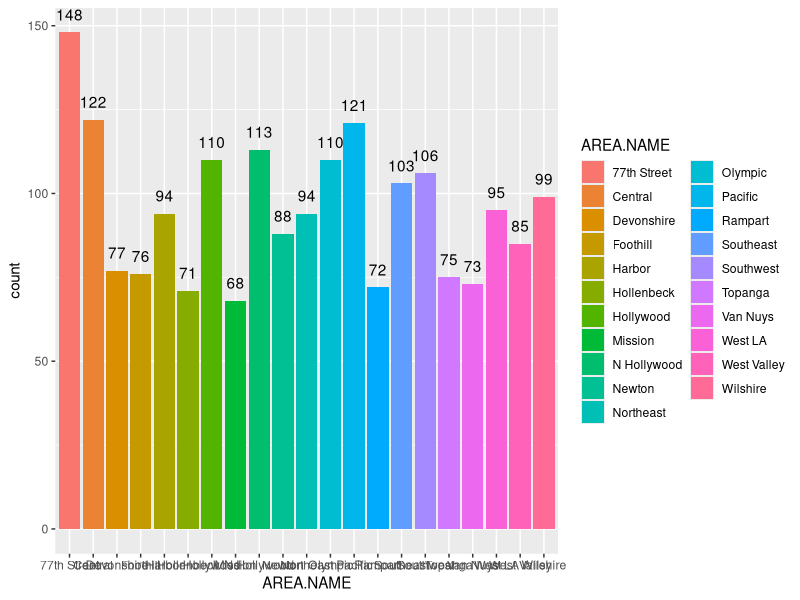
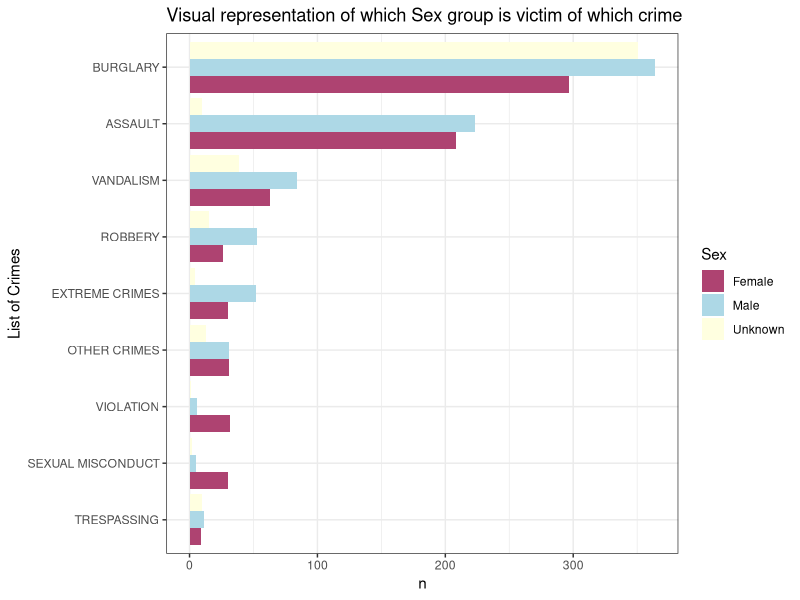

These figures' R source, in order:
## ---- chunk 1
library(tidyverse)
## ---- chunk 2
data<-read.csv("Subset_data.csv")
## ---- chunk 3
#count total missing values in each column of data frame
sapply(data, function(x) sum(is.na(x)))
## ---- chunk 4
ggplot(data, aes(x = AREA.NAME, fill=AREA.NAME)) + 
  geom_histogram(aes(y = ..count..), stat = "count", 
                                    binwidth = 1,
                                    bins = 3,
                                    origin = 1,
                                    right = TRUE) + 
  geom_text(stat='count', aes(label=..count..), vjust=-1)
## ---- chunk 5
Area_max <- data %>% 
            group_by(AREA.NAME) %>%
            count(name = "count") %>%
            arrange(desc(count))%>% print(n=10)
## ---- chunk 6
#Find the 10 mostly occurred crime type
crime_high <- data %>% 
              group_by(Crm.Cd.Desc) %>%
              count(name = "count") %>%
              arrange(desc(count))%>% print(n=10)
## ---- chunk 7
for(i in 1:length(data$Crm.Cd.Desc)){
if(str_detect(data$Crm.Cd.Desc[i],"ASSAULT")==TRUE & 
   str_detect(data$Crm.Cd.Desc[i],"SEXUAL")!=TRUE){
  data$crime[i]<-"ASSAULT"
} else if(str_detect(data$Crm.Cd.Desc[i],"VIOLATION")==TRUE){
  data$crime[i]<-"VIOLATION"
}  else if(str_detect(data$Crm.Cd.Desc[i],"BURGLARY")==TRUE|
           str_detect(data$Crm.Cd.Desc[i],"STOLEN")==TRUE|
            str_detect(data$Crm.Cd.Desc[i],"THEFT")==TRUE){
  data$crime[i]<-"BURGLARY"
} else if(str_detect(data$Crm.Cd.Desc[i],"SEX")==TRUE|str_detect(data$Crm.Cd.Desc[i],"RAPE")==TRUE){
  data$crime[i]<-"SEXUAL MISCONDUCT"
} else if(str_detect(data$Crm.Cd.Desc[i],"VANDALISM")==TRUE){
  data$crime[i]<-"VANDALISM"
} else if(str_detect(data$Crm.Cd.Desc[i],"CRIMINAL")==TRUE|
          str_detect(data$Crm.Cd.Desc[i],"WEAPON")==TRUE|
          str_detect(data$Crm.Cd.Desc[i],"SHOTS")==TRUE|
          str_detect(data$Crm.Cd.Desc[i],"THREAT")==TRUE|
          str_detect(data$Crm.Cd.Desc[i],"KIDNAP")==TRUE){
  data$crime[i]<-"EXTREME CRIMES"
} else if(str_detect(data$Crm.Cd.Desc[i],"ROBBERY")==TRUE){
  data$crime[i]<-"ROBBERY"
} else if(str_detect(data$Crm.Cd.Desc[i],"TRESPASSING")==TRUE){
  data$crime[i]<-"TRESPASSING"
}else data$crime[i]<-"OTHER CRIMES"
}

data$Sex<-ifelse(data$Vict.Sex=="M","Male",ifelse(data$Vict.Sex=="F","Female","Unknown"))
## ---- chunk 8
data %>%
  group_by(crime,Sex) %>% 
  count() %>% 
  ungroup() %>% 
      ggplot()+
        aes(x=reorder(crime,n),y=n,fill=Sex)+
        geom_col(position = "dodge")+
        coord_flip()+
          scale_fill_manual(values = c("#AE4371", "lightblue", "lightyellow"))+
          labs(x="List of Crimes",title="Visual representation of which Sex group is victim of which crime")+
          theme_bw()
## ---- chunk 9
knitr::kable(data %>% 
  filter(crime=="BURGLARY") %>% 
  count(Premis.Desc) %>% 
  mutate(prop=prop.table(n)) %>% 
  filter(prop>0.030) %>% 
  select(Premis.Desc) %>% 
    rename("Premis of Burglary"="Premis.Desc"))
## ---- chunk 10
knitr::kable(data %>% 
  filter(crime=="ASSAULT") %>% 
  count(Premis.Desc) %>% 
  mutate(prop=prop.table(n)) %>% 
  filter(prop>=0.03) %>% 
  select(Premis.Desc) %>% 
    rename("Premis of Assault"="Premis.Desc"))
## ---- chunk 11
knitr::kable(data %>% 
  filter(crime=="SEXUAL MISCONDUCT") %>% 
  count(Premis.Desc) %>% 
  mutate(prop=prop.table(n)) %>% 
  filter(prop>=0.03) %>% 
  select(Premis.Desc) %>% 
    rename("Premis of Sexual Misconduct"="Premis.Desc"))
## ---- chunk 12
knitr::kable(data %>% 
  filter(crime=="EXTREME CRIMES") %>% 
  count(Premis.Desc) %>% 
  mutate(prop=prop.table(n)) %>% 
  filter(prop>=0.03) %>% 
  select(Premis.Desc) %>% 
    rename("Premis of Extreme Crimes"="Premis.Desc"))
## ---- chunk 13
weapon<-data %>% 
  filter(crime=="ASSAULT") %>% 
  count(Weapon.Desc) %>% 
  filter(n>=10) %>% 
  select(Weapon.Desc)
weapon<-weapon$Weapon.Desc  
weapon2<-data %>% 
  filter(crime=="ASSAULT",Weapon.Desc %in% weapon) %>% 
    select(Weapon.Desc,Sex)
knitr::kable(table(weapon2$Weapon.Desc,weapon2$Sex))
## ---- chunk 14
weapon<-data %>% 
  filter(crime=="SEXUAL MISCONDUCT") %>% 
  count(Weapon.Desc) %>% 
  filter(n>=10) %>% 
  select(Weapon.Desc)
weapon<-weapon$Weapon.Desc  
weapon2<-data %>% 
  filter(crime=="SEXUAL MISCONDUCT",Weapon.Desc %in% weapon) %>% 
  select(Weapon.Desc,Sex)
knitr::kable(table(weapon2$Weapon.Desc,weapon2$Sex))
## ---- chunk 15
weapon<-data %>% 
  filter(crime=="ROBBERY") %>% 
  count(Weapon.Desc) %>% 
  filter(n>=10) %>% 
  select(Weapon.Desc)
weapon<-weapon$Weapon.Desc  
weapon2<-data %>% 
  filter(crime=="ROBBERY",Weapon.Desc %in% weapon) %>% 
  select(Weapon.Desc,Sex)
knitr::kable(table(weapon2$Weapon.Desc,weapon2$Sex))
## ---- chunk 16
weapon<-data %>% 
  filter(crime=="EXTREME CRIMES") %>% 
  count(Weapon.Desc) %>% 
  filter(n>=10) %>% 
  select(Weapon.Desc)
weapon<-weapon$Weapon.Desc  
weapon2<-data %>% 
  filter(crime=="EXTREME CRIMES",Weapon.Desc %in% weapon) %>% 
  select(Weapon.Desc,Sex)
knitr::kable(table(weapon2$Weapon.Desc,weapon2$Sex))
